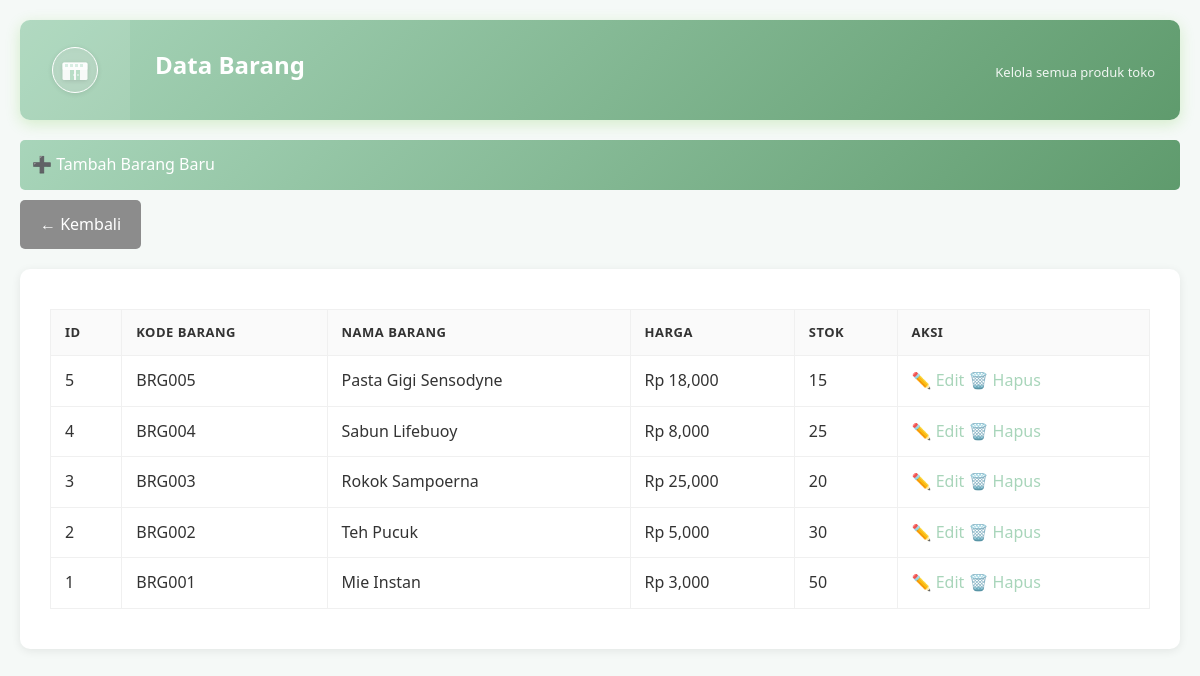
Page /lihat_barang.php (signed in) on the committed database.
### tables this page shows
CREATE TABLE barang (
    id INT AUTO_INCREMENT PRIMARY KEY,
    kode_barang VARCHAR(10) NOT NULL UNIQUE,
    nama_barang VARCHAR(100) NOT NULL,
    harga INT NOT NULL,
    stok INT NOT NULL DEFAULT 0
);

### lihat_barang.php (the view, shortened to what this page needs)
<?php
include "koneksi.php";
$barang_list = [];
$result = $koneksi->query("SELECT * FROM barang ORDER BY id DESC");
if ($result) {
    while ($row = $result->fetch_assoc()) {
        $barang_list[] = $row;
    }
}
?>
<!DOCTYPE html>
<html>
<head>
    <link rel="stylesheet" href="style.css">
</head>
<body class="content-page">
    <div class="container">
        <div class="header">
            <div class="logo-box">
            </div>
            <div class="header-content">
                <h2>Data Barang</h2>
                <p>Kelola semua produk toko</p>
            </div>
        </div>
        <div class="toolbar">
            <a href="tambah_barang.php" class="btn">➕ Tambah Barang Baru</a>
            <a href="admin.php" class="btn btn-secondary">← Kembali</a>
        </div>
        <div class="card">
            <table>
                <thead>
                    <tr>
                        <th>ID</th>
                        <th>Kode Barang</th>
                        <th>Nama Barang</th>
                        <th>Harga</th>
                        <th>Stok</th>
                        <th>Aksi</th>
                    </tr>
                </thead>
                <tbody>
                    <?php foreach ($barang_list as $b): ?>
            <tr>
                <td><?php echo $b['id']; ?></td>
                <td><?php echo htmlspecialchars($b['kode_barang']); ?></td>
                <td><?php echo htmlspecialchars($b['nama_barang']); ?></td>
                <td>Rp <?php echo number_format($b['harga']); ?></td>
                <td><?php echo intval($b['stok']); ?></td>
                <td>
                    <a href="edit_barang.php?id=<?php echo $b['id']; ?>">✏️ Edit</a>
                    <a href="lihat_barang.php?delete=<?php echo $b['id']; ?>" class="btn-delete" onclick="return confirm('Hapus barang ini?')">🗑️ Hapus</a>
                </td>
            </tr>
                    <?php endforeach; ?>
                </tbody>
            </table>
        </div>
    </div>
</body>
</html>

### style.css (style rules this page uses)
:root { --primary-light: #A8D5BA; --primary-dark: #5F9B6D; --primary-gradient: linear-gradient(135deg, #A8D5BA 0%, #5F9B6D 100%); --accent-green: #52C41A; --accent-green-dark: #389E0D; --accent-yellow: #faad14; --accent-red: #ff4d4f; --accent-red-light: #ff7875; --bg-primary: #f5f9f7; --bg-secondary: #f0f5f0; --bg-light: #fafafa; --bg-white: #ffffff; --bg-light-gray: #f9f9f9; --bg-lighter: #f6ffed; --bg-warning: #fff7e6; --text-primary: #333333; --text-secondary: #999999; --text-light: #666666; --text-white: #ffffff; --border-light: #f0f0f0; --border-default: #d9d9d9; --border-gray: #ddd; --border-warning: #ffbb96; --border-success: #b7eb8f; --shadow-sm: 0 2px 10px rgba(0,0,0,0.08); --shadow-md: 0 4px 15px rgba(82, 196, 26, 0.2); --shadow-lg: 0 10px 40px rgba(0,0,0,0.2); --shadow-primary: 0 6px 20px rgba(168, 213, 186, 0.3); --shadow-hover: 0 5px 20px rgba(168, 213, 186, 0.2); --radius-sm: 5px; --radius-md: 10px; }
* { margin: 0; padding: 0; box-sizing: border-box; }
html { scroll-behavior: smooth; }
body { font-family: 'Segoe UI', Tahoma, Geneva, Verdana, sans-serif; line-height: 1.6; color: var(--text-primary); }
.container { max-width: 1200px; margin: 0 auto; }
body.content-page { background: var(--bg-primary); padding: 20px; }
.header { background: var(--primary-gradient); padding: 0; border-radius: var(--radius-md); margin-bottom: 20px; box-shadow: var(--shadow-md); display: flex; align-items: center; overflow: hidden; }
.logo-box { background: rgba(255, 255, 255, 0.1); padding: 25px 30px; display: flex; align-items: center; justify-content: center; font-size: 50px 60px; min-width: 120px 150px; color: var(--text-white); }
.header-content { padding: 20px 25px; flex: 1; display: flex; justify-content: space-between; align-items: center; color: var(--text-white); }
.header h1, .header h2 { color: var(--text-white); font-size: 24px 22px; margin-bottom: 5px 0; }
.header p { color: rgba(255, 255, 255, 0.9); font-size: 13px; margin-top: 5px; }
h2 { color: var(--text-primary); margin-bottom: 10px; font-size: 24px; }
.card, .stat-card, .menu-card { background: var(--bg-white); border-radius: var(--radius-md); box-shadow: var(--shadow-sm); transition: all 0.3s ease; }
.card { padding: 25px 30px; margin-bottom: 20px; }
button, .btn, input[type="submit"] { width: 100%; padding: 12px; background: var(--primary-gradient); color: var(--text-white); border: none; border-radius: var(--radius-sm); cursor: pointer; font-weight: bold 600; font-size: 14px 15px 16px; transition: all 0.3s ease; font-family: inherit; }
.btn-secondary { background: #8c8c8c; width: auto; display: inline-block; padding: 12px 20px; text-decoration: none; }
a { color: var(--primary-light); text-decoration: none; transition: all 0.3s ease; }
table { width: 100%; border-collapse: collapse; margin: 15px 0; }
table th, table td { border: 1px solid var(--border-light); padding: 12px 14px; text-align: left; }
table th { background: var(--bg-light); font-weight: 600; color: var(--text-primary); font-size: 13px; text-transform: uppercase; letter-spacing: 0.5px; }
table tr { transition: background-color 0.2s ease; }
table a { color: var(--primary-light); text-decoration: none; cursor: pointer; }
.toolbar { margin-bottom: 20px; display: flex; gap: 10px; flex-wrap: wrap; }
* { transition: color 0.2s ease, background-color 0.2s ease; }
button, .btn, a, input, select { transition: all 0.3s ease; }

### rows in the picture
barang: id "5", kode_barang "BRG005", nama_barang "Pasta Gigi Sensodyne", harga "18,000", stok "15"
barang: id "4", kode_barang "BRG004", nama_barang "Sabun Lifebuoy", harga "8,000", stok "25"
barang: id "3", kode_barang "BRG003", nama_barang "Rokok Sampoerna", harga "25,000", stok "20"
barang: id "2", kode_barang "BRG002", nama_barang "Teh Pucuk", harga "5,000", stok "30"
barang: id "1", kode_barang "BRG001", nama_barang "Mie Instan", harga "3,000", stok "50"
